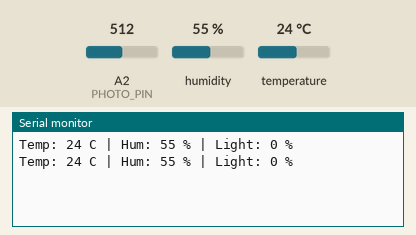
The sketch below on a simulated Arduino Uno, built with avr-gcc and run on an emulated ATmega328P. Parts: the last lines printed to the serial monitor. The inputs (shaded band) are chosen by the test bench; at power-on: humidity 55 %, A2 (PHOTO_PIN) = 512, temperature 24 °C.

Above: at 2.8 s.
2.9 s: humidity set to 22 %
At 5.3 s:
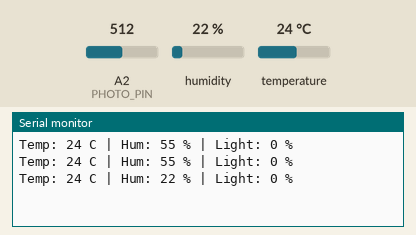
5.6 s: A2 (PHOTO_PIN) set to 0
At 7.0 s:
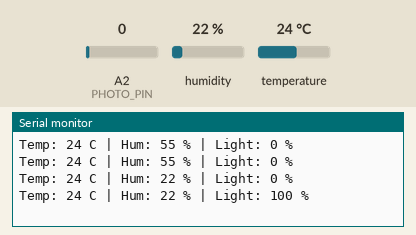
8.3 s: temperature set to 12 °C
At 8.3 s:
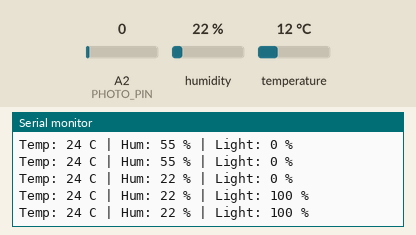
11.0 s: A2 (PHOTO_PIN) set to 122
At 13.0 s:
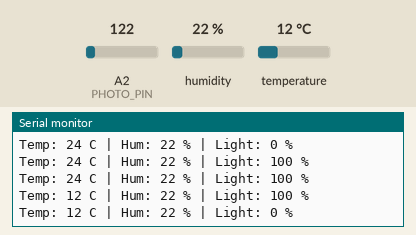
13.7 s: humidity set to 40 %
At 15.8 s:
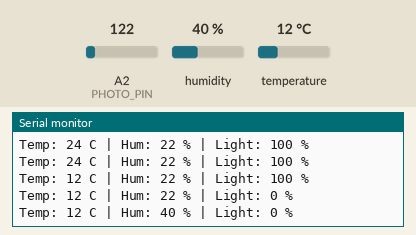
Timing chart, 0 to 17.3 s (numbered marks = the images above; inputs shaded):
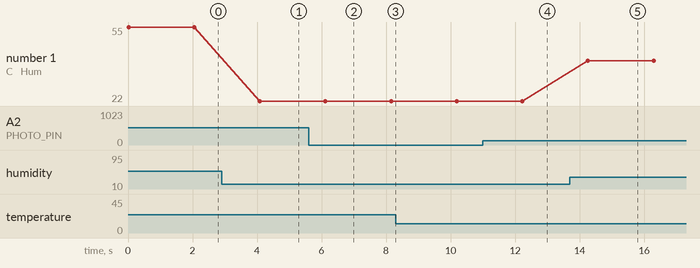

Measured:
- after the input at 2.9 s, the serial monitor: prints a new line after 1.2 s (image 1)
- after the input at 5.6 s, the serial monitor: prints a new line after 0.52 s (image 2)
- after the input at 11.0 s, the serial monitor: prints a new line after 1.2 s (image 4)
- after the input at 13.7 s, the serial monitor: prints a new line after 0.56 s (image 5)
- plotted number 1: 55 → 22 after the input at 2.9 s, 22 → 40 after the input at 13.7 s

The sketch:

Sensor.ino
```cpp
#include "DHT.h"
#include <SoftwareSerial.h>

#define DHTPIN 7
#define DHTTYPE DHT11
#define PHOTO_PIN A2  // Analogue pin for light sensor

DHT dht(DHTPIN, DHTTYPE);
SoftwareSerial XBee(2, 3);  // RX, TX

void setup() {
  // put your setup code here, to run once:
  Serial.begin(9600);
  dht.begin();
  XBee.begin(9600);
}

void loop() {
  // Read sensor values
  int temp = dht.readTemperature();
  int hum = dht.readHumidity();
  int lightRaw = analogRead(PHOTO_PIN);
  int light = map(lightRaw, 60, 10, 0, 100);

  // Clamp light value
  light = constrain(light, 0, 100);

  // Debug output
  Serial.print("Temp: "); Serial.print(temp); Serial.print(" C | ");
  Serial.print("Hum: "); Serial.print(hum); Serial.print(" % | ");
  Serial.print("Light: "); Serial.print(light); Serial.println(" %");

  // Check for valid readings
  if (isnan(temp) || isnan(hum)) {
    Serial.println("Sensor read failed!");
    return;
  }

  // Format and send data: "temp,hum,light\n"
  String data = String(temp) + "," + String(hum) + "," + String(light) + "\n";
  XBee.print(data);

  delay(2000);  // Adjust as needed
}
```
